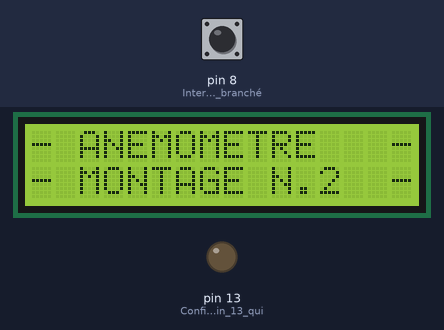
Simulated run of this sketch. Board: Arduino Uno, built with avr-gcc and run on an emulated ATmega328P. On the bench: 16×2 character LCD, output pins drawn as LEDs (lit = HIGH). Inputs (shaded band) come from the test bench; at power-on: pin 8 (Interrupteur_Reed_branché) LOW.

Above: at 0.2 s.
3.5 s: pin 8 (Interrupteur_Reed_branché) pulled HIGH for 0.15 s
At 4.8 s:
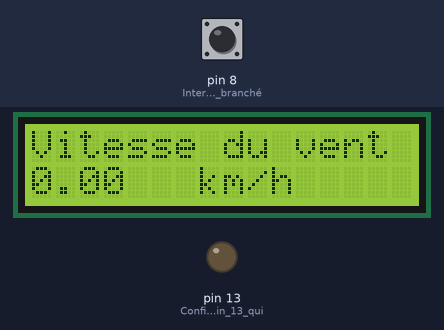
5.1 s: pin 8 (Interrupteur_Reed_branché) pulled HIGH for 3.2 s
At 5.4 s:
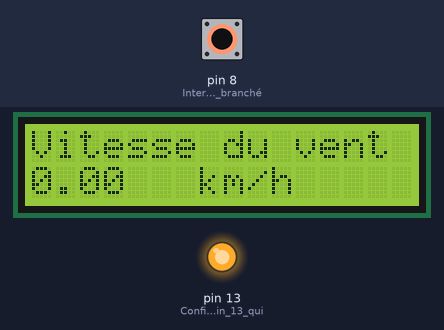
Timing chart, 0 to 9.8 s (numbered marks = the images above; inputs shaded):
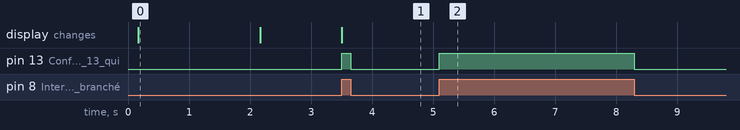

The sketch:

TIPE_-_MONTAGE_N2.ino
```cpp
// TIPE 2020/2021 : MARCAL THOMAS
// MONTAGE N°2

// Initialiser l'écran LCD -> Inclusion des librairies utilisées
#include "LiquidCrystal.h"             // Ajout de la librairie pour afficheur écran LCD
LiquidCrystal lcd(12, 11, 5, 4, 3, 2); // Initialise les pins de l'écran LCD pour son fonctionnement

// Definition des variables
float R = 0.115;            // Correspond au rayon des bras de l'anémometre = 11,5 cm
float Temps0 = 0.0;         // Temps du passage de l'aimant
float VitTot = 0.0;         // Variable stockant la somme des vitesses pour les n tours
float VitMoy = 0.0;         // Variable de stockage renvoyant la moyenne des vitesses sur les n tours
int NbDeTour = 0;           // Compteur du nombre de tour
int Position0;              // Instant du passage de l'aimant
int Delai = 1000;           // Delai d'affichage (fixé à 1 seconde)

void setup() { // Debut de la fonction setup

  lcd.begin (16, 2); // Initialise le LCD avec 16 colonnes x 2 lignes
  delay(100);        // Pause pour laisser temps d'initialisation

// FONCTIONALITE / PRESENTATION MONTAGE
  lcd.setCursor (0, 0);
  lcd.print ("- ANEMOMETRE   -");
  lcd.setCursor (0, 1);
  lcd.print ("- MONTAGE N.2  -");
  delay(2000); // Pause de 2 secondes

  lcd.clear ();
  delay(100);

// INITIALISE LE SYSTEME
  pinMode(8, INPUT);          // Interrupteur Reed branché à la pin 8
  pinMode(13,OUTPUT);         // Configuration pin 13 qui permet de régler si MODE OUTPUT : 5V si HIGH et 0V si LOW => REGLER EN MODE HIGH
  Serial.begin(9600);         // Définit le débit de données en bits par seconde (bauds) pour la transmission de données série
  Position0 = digitalRead(8); // Vérification du passage de l'aimant : HIGH si il passe (présence de l'aimant qui active l'interupteur reed) et LOW sinon
} // Fin de la fonction setup()

void loop() { // Debut de la fonction loop()

  unsigned long Etat;
  unsigned long Temps1;
  float Duree;
  float VitVent = 0.0;    // Variable de stockage
  float VitVentEta = 0.0; // Variable de stockage
  float VitF = 0.0;       // Variable donnant la moyenne du vent pour 10 tours

  Etat = digitalRead(8);  // Vérification du passage de l'aimant : HIGH si il passe (présence de l'aimant qui active l'interupteur reed) et LOW sinon
  digitalWrite(13,Etat);  // Carcatérise la pin 13 et son état de fonctionnement

  if ((Etat) && (!Position0)) {       // Comparaison qui marche si les deux propositions sont vraies, cad que l'aimant a réalisé un tour
    if (Temps0 >= 0) {                // Comparaison de sécurité + Permet de bien definir le debut de notre tour
      Temps1 = millis();              // Mesure du temps à l'instant de l'aimant (en milliseconde)
      Duree = (Temps1 - Temps0)/1000; // Durée du tour qui vient de se réaliser (en seconde)
      VitVent = 3.6*2*3.14*R/Duree;
      VitVentEta = 0.1388*VitVent+0,9253; // Application de la fonction d'étalonnage trouvée expérimentalement
// Duree en senconde equivaut à : Duree(en milliseconde)/1000
// Vitesse en m/s donne périmètre/temps = 2*pi*R/Temps
// Conversion en kilometre/heure en multipliant par 3,6
      }
      VitTot += VitVentEta; // Stocke en sommant les vitesses du vents obtenues
      if (Etat && HIGH) {   // Comparaison qui permet de compter le nb de tour, donc passage de l'aimant
        NbDeTour += 1;      // Compteur de tour
        if (0 == NbDeTour % 20) { // Chaque passage de l'aimant ajoute +2 tour => permet de compter pour 10 tour
          VitF = VitTot/10; // Vitesse moyenne du vent pour 10 tours
          VitMoy=VitF;      // Variable permettant de renvoyer la vitesse moyenne pour l'affichage de l'écran LCD
          VitTot=0.0;       // Reinitiale de la variable stockage de la vitesse du vent tous les 10 tours
        }
      }
      // AFFICHAGE POUR L'ECRAN LCD
      lcd.setCursor (0, 0);
      lcd.print ("Vitesse du vent");
      lcd.setCursor (0, 1);
      lcd.print (VitMoy);
      lcd.setCursor (7, 1);
      lcd.print ("km/h");

// Récurrence de notre procédé
    Temps0 = Temps1;  // Nouvelle affectation de la variable pour itérer le resultat
  }
  Position0 = Etat;  // Nouvelle affectation de la variable pour itérer le resultat
} // Fin de la fonction loop()

// FIN
```

Measured:
- after the input at 3.5 s, pin 13 (Configuration_pin_13_qui): LOW → HIGH at once, → LOW 0.15 s later; the display: changes at once (image 1)
- after the input at 5.1 s, pin 13 (Configuration_pin_13_qui): LOW → HIGH at once, → LOW 3.2 s later
- what the display in image 0 shows lasts 2.0 s, from 0.2 s to 2.2 s
